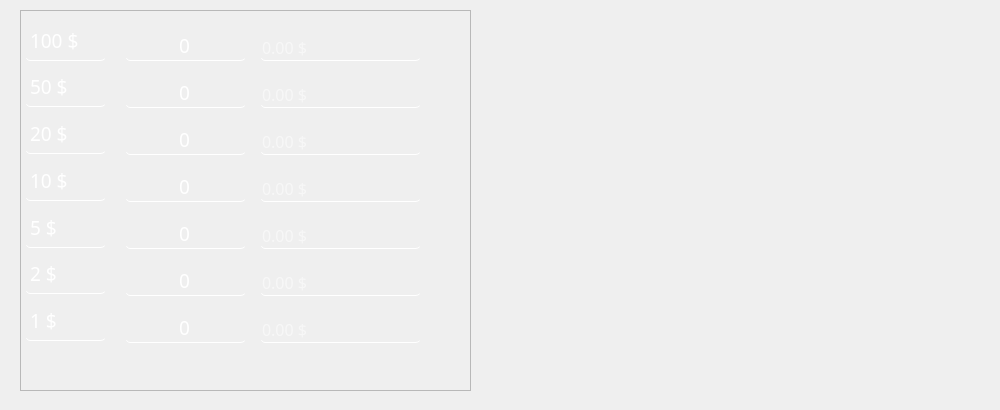
      <widget class="QWidget" name="Us">
       <widget class="QLabel" name="label_34">
        <property name="geometry">
         <rect>
          <x>560</x>
          <y>40</y>
          <width>431</width>
          <height>301</height>
         </rect>
        </property>
        <property name="text">
         <string/>
        </property>
        <property name="pixmap">
         <pixmap>devise/USDnotesNew.png</pixmap>
        </property>
        <property name="scaledContents">
         <bool>true</bool>
        </property>
       </widget>
       <widget class="QFrame" name="frame_3">
        <property name="geometry">
         <rect>
          <x>20</x>
          <y>10</y>
          <width>451</width>
          <height>381</height>
         </rect>
        </property>
        <property name="frameShape">
         <enum>QFrame::StyledPanel</enum>
        </property>
        <property name="frameShadow">
         <enum>QFrame::Raised</enum>
        </property>
        <widget class="QWidget" name="layoutWidget">
         <property name="geometry">
          <rect>
           <x>5</x>
           <y>10</y>
           <width>81</width>
           <height>321</height>
          </rect>
         </property>
         <layout class="QVBoxLayout" name="verticalLayout_3">
          <item>
           <widget class="QLabel" name="label_32">
            <property name="font">
             <font>
              <family>Mongolian Baiti</family>
              <pointsize>14</pointsize>
             </font>
            </property>
            <property name="styleSheet">
             <string notr="true">color: rgb(255, 255, 255);
border-radius:5px;
background-color:transparent;
border-bottom:1px solid rgb(255, 255, 255);</string>
            </property>
            <property name="text">
             <string>100 $</string>
            </property>
           </widget>
          </item>
          <item>
           <widget class="QLabel" name="label_29">
            <property name="font">
             <font>
              <family>Mongolian Baiti</family>
              <pointsize>14</pointsize>
             </font>
            </property>
            <property name="styleSheet">
             <string notr="true">color: rgb(255, 255, 255);
border-radius:5px;
background-color:transparent;
border-bottom:1px solid rgb(255, 255, 255);</string>
            </property>
            <property name="text">
             <string>50 $</string>
            </property>
           </widget>
          </item>
          <item>
           <widget class="QLabel" name="label_30">
            <property name="font">
             <font>
              <family>Mongolian Baiti</family>
              <pointsize>14</pointsize>
             </font>
            </property>
            <property name="styleSheet">
             <string notr="true">color: rgb(255, 255, 255);
border-radius:5px;
background-color:transparent;
border-bottom:1px solid rgb(255, 255, 255);</string>
            </property>
            <property name="text">
             <string>20 $</string>
            </property>
           </widget>
          </item>
          <item>
           <widget class="QLabel" name="label_31">
            <property name="font">
             <font>
              <family>Mongolian Baiti</family>
              <pointsize>14</pointsize>
             </font>
            </property>
            <property name="styleSheet">
             <string notr="true">color: rgb(255, 255, 255);
border-radius:5px;
background-color:transparent;
border-bottom:1px solid rgb(255, 255, 255);</string>
            </property>
            <property name="text">
             <string>10 $</string>
            </property>
           </widget>
          </item>
          <item>
           <widget class="QLabel" name="label_27">
            <property name="font">
             <font>
              <family>Mongolian Baiti</family>
              <pointsize>14</pointsize>
             </font>
            </property>
            <property name="styleSheet">
             <string notr="true">color: rgb(255, 255, 255);
border-radius:5px;
background-color:transparent;
border-bottom:1px solid rgb(255, 255, 255);</string>
            </property>
            <property name="text">
             <string>5 $</string>
            </property>
           </widget>
          </item>
          <item>
           <widget class="QLabel" name="label_28">
            <property name="font">
             <font>
              <family>Mongolian Baiti</family>
              <pointsize>14</pointsize>
             </font>
            </property>
            <property name="styleSheet">
             <string notr="true">color: rgb(255, 255, 255);
border-radius:5px;
background-color:transparent;
border-bottom:1px solid rgb(255, 255, 255);</string>
            </property>
            <property name="text">
             <string>2 $</string>
            </property>
           </widget>
          </item>
          <item>
           <widget class="QLabel" name="label_33">
            <property name="font">
             <font>
              <family>Mongolian Baiti</family>
              <pointsize>14</pointsize>
             </font>
            </property>
            <property name="styleSheet">
             <string notr="true">color: rgb(255, 255, 255);
border-radius:5px;
background-color:transparent;
border-bottom:1px solid rgb(255, 255, 255);</string>
            </property>
            <property name="text">
             <string>1 $</string>
            </property>
           </widget>
          </item>
         </layout>
        </widget>
        <widget class="QWidget" name="layoutWidget">
         <property name="geometry">
          <rect>
           <x>105</x>
           <y>10</y>
           <width>121</width>
           <height>341</height>
          </rect>
         </property>
         <layout class="QVBoxLayout" name="verticalLayout_2">
          <item>
           <widget class="QLineEdit" name="us100">
            <property name="font">
             <font>
              <family>Mongolian Baiti</family>
              <pointsize>14</pointsize>
             </font>
            </property>
            <property name="autoFillBackground">
             <bool>false</bool>
            </property>
            <property name="styleSheet">
             <string notr="true">color: rgb(255, 255, 255);
border-radius:5px;
background-color:transparent;
border-bottom:1px solid rgb(255, 255, 255);</string>
            </property>
            <property name="text">
             <string>0</string>
            </property>
            <property name="alignment">
             <set>Qt::AlignCenter</set>
            </property>
            <property name="placeholderText">
             <string>Qté.</string>
            </property>
           </widget>
          </item>
          <item>
           <widget class="QLineEdit" name="us50">
            <property name="font">
             <font>
              <family>Mongolian Baiti</family>
              <pointsize>14</pointsize>
             </font>
            </property>
            <property name="styleSheet">
             <string notr="true">color: rgb(255, 255, 255);
border-radius:5px;
background-color:transparent;
border-bottom:1px solid rgb(255, 255, 255);</string>
            </property>
            <property name="text">
             <string>0</string>
            </property>
            <property name="alignment">
             <set>Qt::AlignCenter</set>
            </property>
            <property name="placeholderText">
             <string>Qté.</string>
            </property>
           </widget>
          </item>
          <item>
           <widget class="QLineEdit" name="us20">
            <property name="font">
             <font>
              <family>Mongolian Baiti</family>
              <pointsize>14</pointsize>
             </font>
            </property>
            <property name="styleSheet">
             <string notr="true">color: rgb(255, 255, 255);
border-radius:5px;
background-color:transparent;
border-bottom:1px solid rgb(255, 255, 255);</string>
            </property>
            <property name="text">
             <string>0</string>
            </property>
            <property name="alignment">
             <set>Qt::AlignCenter</set>
            </property>
            <property name="placeholderText">
             <string>Qté.</string>
            </property>
           </widget>
          </item>
          <item>
           <widget class="QLineEdit" name="us10">
            <property name="font">
             <font>
              <family>Mongolian Baiti</family>
              <pointsize>14</pointsize>
             </font>
            </property>
            <property name="styleSheet">
             <string notr="true">color: rgb(255, 255, 255);
border-radius:5px;
background-color:transparent;
border-bottom:1px solid rgb(255, 255, 255);</string>
            </property>
            <property name="text">
             <string>0</string>
            </property>
            <property name="alignment">
             <set>Qt::AlignCenter</set>
            </property>
            <property name="placeholderText">
             <string>Qté.</string>
            </property>
           </widget>
          </item>
          <item>
           <widget class="QLineEdit" name="us5">
            <property name="font">
             <font>
              <family>Mongolian Baiti</family>
              <pointsize>14</pointsize>
             </font>
            </property>
            <property name="styleSheet">
             <string notr="true">color: rgb(255, 255, 255);
border-radius:5px;
background-color:transparent;
border-bottom:1px solid rgb(255, 255, 255);</string>
            </property>
            <property name="text">
             <string>0</string>
            </property>
            <property name="alignment">
             <set>Qt::AlignCenter</set>
            </property>
            <property name="placeholderText">
             <string>Qté.</string>
            </property>
           </widget>
          </item>
          <item>
           <widget class="QLineEdit" name="us2">
            <property name="font">
             <font>
              <family>Mongolian Baiti</family>
              <pointsize>14</pointsize>
             </font>
            </property>
            <property name="styleSheet">
             <string notr="true">color: rgb(255, 255, 255);
border-radius:5px;
background-color:transparent;
border-bottom:1px solid rgb(255, 255, 255);</string>
            </property>
            <property name="text">
             <string>0</string>
            </property>
            <property name="alignment">
             <set>Qt::AlignCenter</set>
            </property>
            <property name="placeholderText">
             <string>Qté.</string>
            </property>
           </widget>
          </item>
          <item>
           <widget class="QLineEdit" name="us1">
            <property name="font">
             <font>
              <family>Mongolian Baiti</family>
              <pointsize>14</pointsize>
             </font>
            </property>
            <property name="styleSheet">
             <string notr="true">color: rgb(255, 255, 255);
border-radius:5px;
background-color:transparent;
border-bottom:1px solid rgb(255, 255, 255);</string>
            </property>
            <property name="text">
             <string>0</string>
            </property>
            <property name="alignment">
             <set>Qt::AlignCenter</set>
            </property>
            <property name="placeholderText">
             <string>Qté.</string>
            </property>
           </widget>
          </item>
         </layout>
        </widget>
        <widget class="QWidget" name="layoutWidget">
         <property name="geometry">
          <rect>
           <x>240</x>
           <y>10</y>
           <width>161</width>
           <height>341</height>
          </rect>
         </property>
         <layout class="QVBoxLayout" name="verticalLayout">
          <item>
           <widget class="QLineEdit" name="uus100">
            <property name="font">
             <font>
              <family>Mongolian Baiti</family>
              <pointsize>12</pointsize>
             </font>
            </property>
            <property name="styleSheet">
             <string notr="true">color: rgb(255, 255, 255);
border-radius:5px;
background-color:transparent;
border-bottom:1px solid rgb(255, 255, 255);</string>
            </property>
            <property name="text">
             <string/>
            </property>
            <property name="readOnly">
             <bool>true</bool>
            </property>
            <property name="placeholderText">
             <string>0.00 $</string>
            </property>
           </widget>
          </item>
          <item>
           <widget class="QLineEdit" name="uus100_2">
            <property name="font">
             <font>
              <family>Mongolian Baiti</family>
              <pointsize>12</pointsize>
             </font>
            </property>
            <property name="styleSheet">
             <string notr="true">color: rgb(255, 255, 255);
border-radius:5px;
background-color:transparent;
border-bottom:1px solid rgb(255, 255, 255);</string>
            </property>
            <property name="text">
             <string/>
            </property>
            <property name="readOnly">
             <bool>true</bool>
            </property>
            <property name="placeholderText">
             <string>0.00 $</string>
            </property>
           </widget>
          </item>
          <item>
           <widget class="QLineEdit" name="uus100_3">
            <property name="font">
             <font>
              <family>Mongolian Baiti</family>
              <pointsize>12</pointsize>
             </font>
            </property>
            <property name="styleSheet">
             <string notr="true">color: rgb(255, 255, 255);
border-radius:5px;
background-color:transparent;
border-bottom:1px solid rgb(255, 255, 255);</string>
            </property>
            <property name="text">
             <string/>
            </property>
            <property name="readOnly">
             <bool>true</bool>
            </property>
            <property name="placeholderText">
             <string>0.00 $</string>
            </property>
           </widget>
          </item>
          <item>
           <widget class="QLineEdit" name="uus100_4">
            <property name="font">
             <font>
              <family>Mongolian Baiti</family>
              <pointsize>12</pointsize>
             </font>
            </property>
            <property name="styleSheet">
             <string notr="true">color: rgb(255, 255, 255);
border-radius:5px;
background-color:transparent;
border-bottom:1px solid rgb(255, 255, 255);</string>
            </property>
            <property name="text">
             <string/>
            </property>
            <property name="readOnly">
             <bool>true</bool>
            </property>
            <property name="placeholderText">
             <string>0.00 $</string>
            </property>
           </widget>
          </item>
          <item>
           <widget class="QLineEdit" name="uus100_5">
            <property name="font">
             <font>
              <family>Mongolian Baiti</family>
              <pointsize>12</pointsize>
             </font>
            </property>
            <property name="styleSheet">
             <string notr="true">color: rgb(255, 255, 255);
border-radius:5px;
background-color:transparent;
border-bottom:1px solid rgb(255, 255, 255);</string>
            </property>
            <property name="text">
             <string/>
            </property>
            <property name="readOnly">
             <bool>true</bool>
            </property>
            <property name="placeholderText">
             <string>0.00 $</string>
            </property>
           </widget>
          </item>
          <item>
           <widget class="QLineEdit" name="uus100_6">
            <property name="font">
             <font>
              <family>Mongolian Baiti</family>
              <pointsize>12</pointsize>
             </font>
            </property>
            <property name="styleSheet">
             <string notr="true">color: rgb(255, 255, 255);
border-radius:5px;
background-color:transparent;
border-bottom:1px solid rgb(255, 255, 255);</string>
            </property>
            <property name="text">
             <string/>
            </property>
            <property name="readOnly">
             <bool>true</bool>
            </property>
            <property name="placeholderText">
             <string>0.00 $</string>
            </property>
           </widget>
          </item>
          <item>
           <widget class="QLineEdit" name="uus100_7">
            <property name="font">
             <font>
              <family>Mongolian Baiti</family>
              <pointsize>12</pointsize>
             </font>
            </property>
            <property name="styleSheet">
             <string notr="true">color: rgb(255, 255, 255);
border-radius:5px;
background-color:transparent;
border-bottom:1px solid rgb(255, 255, 255);</string>
            </property>
            <property name="text">
             <string/>
            </property>
            <property name="readOnly">
             <bool>true</bool>
            </property>
            <property name="placeholderText">
             <string>0.00 $</string>
            </property>
           </widget>
          </item>
         </layout>
        </widget>
       </widget>
       <widget class="QLabel" name="devise_ajt">
        <property name="geometry">
         <rect>
          <x>720</x>
          <y>360</y>
          <width>171</width>
          <height>41</height>
         </rect>
        </property>
        <property name="font">
         <font>
          <family>Mongolian Baiti</family>
          <pointsize>14</pointsize>
         </font>
        </property>
        <property name="styleSheet">
         <string notr="true">color: rgb(255, 255, 255);</string>
        </property>
        <property name="text">
         <string/>
        </property>
       </widget>
      </widget>
